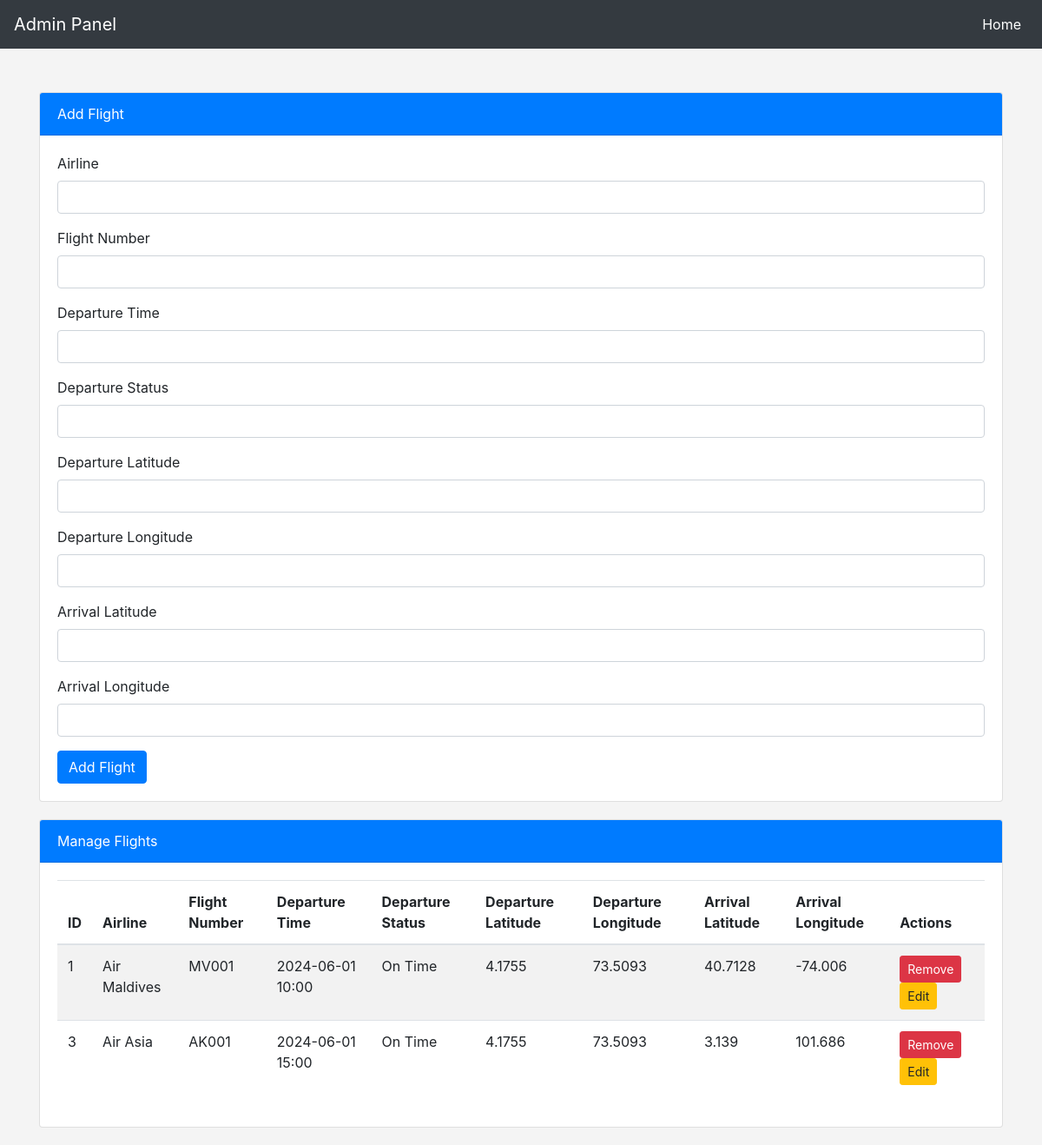
/admin, run on an earlier commit of the app's database.
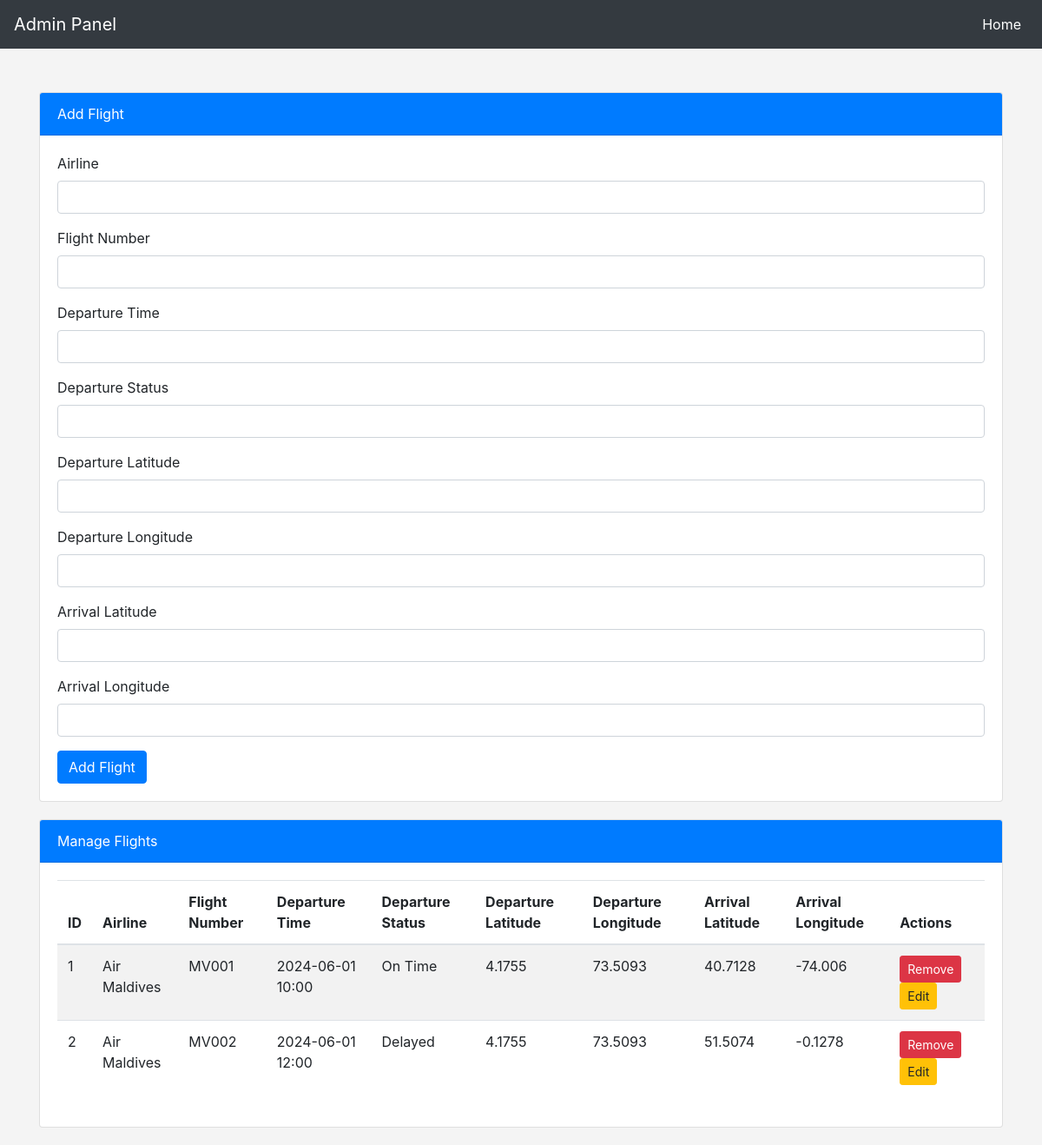
And on a later commit of the database.
### tables this page shows
CREATE TABLE Flights (
            id INTEGER PRIMARY KEY AUTOINCREMENT,
            airline TEXT NOT NULL,
            flight_number TEXT NOT NULL,
            departure_time TEXT NOT NULL,
            departure_status TEXT NOT NULL,
            departure_lat REAL NOT NULL,
            departure_lon REAL NOT NULL,
            arrival_lat REAL NOT NULL,
            arrival_lon REAL NOT NULL
        );

### app.py (the view, shortened to what this page needs)
@app.route('/admin', methods=['GET', 'POST'])
def admin():
    conn = sqlite3.connect('my_database.db')
    cursor = conn.cursor()
    cursor.execute("SELECT * FROM Flights")
    table_data = cursor.fetchall()
    conn.close()
    virtual_time = get_virtual_time().strftime('%Y-%m-%d %H:%M:%S')
    return render_template('admin.html', table_data=table_data, current_time=virtual_time)

### app.py (called while the page is built)
def get_virtual_time():
    now = datetime.now()
    virtual_elapsed = now - start_time
    virtual_time = start_time + virtual_elapsed
    return virtual_time

### Templates/admin.html (shortened to what this page needs)
<!DOCTYPE html>
<html lang="en">
<head>
    <link rel="stylesheet" href="https://stackpath.bootstrapcdn.com/bootstrap/4.5.2/css/bootstrap.min.css">
</head>
<body>
    <nav class="navbar navbar-expand-lg navbar-dark">
        <a class="navbar-brand" href="#">Admin Panel</a>
        <div class="collapse navbar-collapse">
            <ul class="navbar-nav ml-auto">
                <li class="nav-item">
                    <a class="nav-link" href="/">Home</a>
                </li>
            </ul>
        </div>
    </nav>
    <div class="container">
        <div class="card">
            <div class="card-header">Add Flight</div>
            <div class="card-body">
                <form method="post">
                    <div class="form-group">
                        <label for="airline">Airline</label>
                        <input type="text" class="form-control" id="airline" name="airline" required>
                    </div>
                    <div class="form-group">
                        <label for="flight_number">Flight Number</label>
                        <input type="text" class="form-control" id="flight_number" name="flight_number" required>
                    </div>
                    <div class="form-group">
                        <label for="departure_time">Departure Time</label>
                        <input type="text" class="form-control" id="departure_time" name="departure_time" required>
                    </div>
                    <div class="form-group">
                        <label for="departure_status">Departure Status</label>
                        <input type="text" class="form-control" id="departure_status" name="departure_status" required>
                    </div>
                    <div class="form-group">
                        <label for="departure_lat">Departure Latitude</label>
                        <input type="text" class="form-control" id="departure_lat" name="departure_lat" required>
                    </div>
                    <div class="form-group">
                        <label for="departure_lon">Departure Longitude</label>
                        <input type="text" class="form-control" id="departure_lon" name="departure_lon" required>
                    </div>
                    <div class="form-group">
                        <label for="arrival_lat">Arrival Latitude</label>
                        <input type="text" class="form-control" id="arrival_lat" name="arrival_lat" required>
                    </div>
                    <div class="form-group">
                        <label for="arrival_lon">Arrival Longitude</label>
                        <input type="text" class="form-control" id="arrival_lon" name="arrival_lon" required>
                    </div>
                    <button type="submit" class="btn btn-primary" name="add">Add Flight</button>
                </form>
            </div>
        </div>
        <div class="card">
            <div class="card-header">Manage Flights</div>
            <div class="card-body">
                <table class="table table-striped">
                    <thead>
                        <tr>
                            <th>ID</th>
                            <th>Airline</th>
                            <th>Flight Number</th>
                            <th>Departure Time</th>
                            <th>Departure Status</th>
                            <th>Departure Latitude</th>
                            <th>Departure Longitude</th>
                            <th>Arrival Latitude</th>
                            <th>Arrival Longitude</th>
                            <th>Actions</th>
                        </tr>
                    </thead>
                    <tbody>
                        {% for row in table_data %}
                        <tr>
                            <td>{{ row[0] }}</td>
                            <td>{{ row[1] }}</td>
                            <td>{{ row[2] }}</td>
                            <td>{{ row[3] }}</td>
                            <td>{{ row[4] }}</td>
                            <td>{{ row[5] }}</td>
                            <td>{{ row[6] }}</td>
                            <td>{{ row[7] }}</td>
                            <td>{{ row[8] }}</td>
                            <td>
                                <form method="post" style="display:inline;">
                                    <button type="submit" class="btn btn-danger btn-sm">Remove</button>
                                </form>
                                <form method="post" style="display:inline;">
                                    <button type="submit" class="btn btn-warning btn-sm">Edit</button>
                                </form>
                            </td>
                        </tr>
                        {% endfor %}
                    </tbody>
                </table>
            </div>
        </div>
    </div>
</body>
</html>

### Templates/admin.html (style rules this page uses)
body { background-color: #f4f4f4; }
.navbar { background-color: #343a40; }
.navbar-brand, .nav-link { color: #ffffff !important; }
.container { margin-top: 50px; }
.card { margin-bottom: 20px; }
.card-header { background-color: #007bff; color: white; }
.btn-primary { background-color: #007bff; border-color: #007bff; }
.table { background-color: #ffffff; }

What changed in the data, as far as the page shows it:
removed Flights: id "3", airline "Air Asia", flight_number "AK001", departure_time "2024-06-01 15:00", departure_status "On Time", departure_lat "4.1755", departure_lon "73.5093", arrival_lat "3.139", arrival_lon "101.686"
added Flights: id "2", airline "Air Maldives", flight_number "MV002", departure_time "2024-06-01 12:00", departure_status "Delayed", departure_lat "4.1755", departure_lon "73.5093", arrival_lat "51.5074", arrival_lon "-0.1278"
